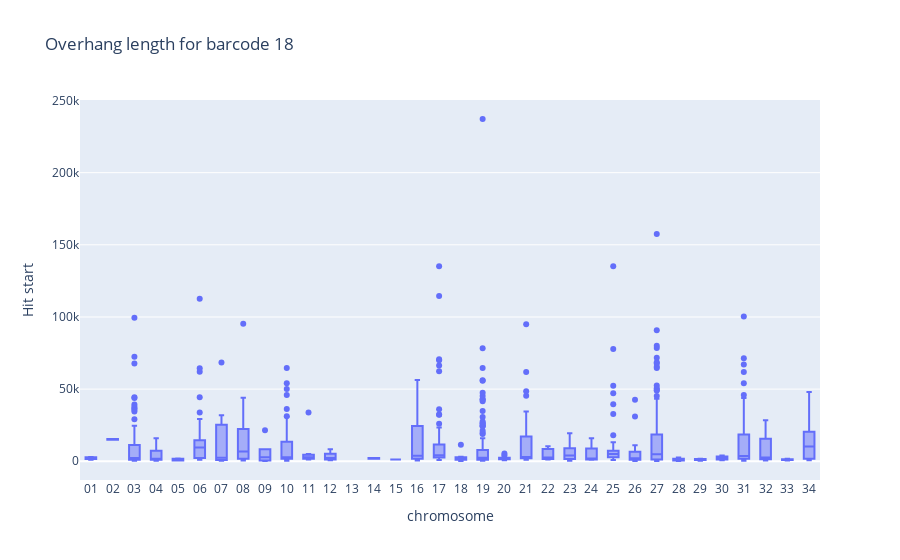

The code cell stored with this chart in its notebook:
### Code cell
boxbarcode("18")

### Figure 1 — Plotly figure (JSON) as saved in the notebook; plotly's stock layout.template omitted (floating-point values rounded to 4 significant figures; data arrays with more than 128 entries replaced by an {"elided": "..."} marker saying what was removed)
{"data": [{"alignmentgroup": "True", "boxpoints": "outliers", "hovertemplate": "<b>%{hovertext}</b><br><br>chromosome=%{x}<br>Hit start=%{y}<extra></extra>", "hovertext": {"elided": "949 str values"}, "legendgroup": "", "marker": {"color": "#636efa"}, "name": "", "notched": false, "offsetgroup": "", "orientation": "v", "showlegend": false, "type": "box", "x": {"elided": "949 str values"}, "x0": " ", "xaxis": "x", "y": {"elided": "949 int values"}, "y0": " ", "yaxis": "y"}], "layout": {"boxmode": "group", "legend": {"tracegroupgap": 0}, "title": {"text": "Overhang length for barcode 18"}, "xaxis": {"anchor": "y", "categoryarray": ["01", "02", "03", "04", "05", "06", "07", "08", "09", "10", "11", "12", "13", "14", "15", "16", "17", "18", "19", "20", "21", "22", "23", "24", "25", "26", "27", "28", "29", "30", "31", "32", "33", "34"], "categoryorder": "array", "domain": [0, 1], "title": {"text": "chromosome"}}, "yaxis": {"anchor": "x", "domain": [0, 1], "title": {"text": "Hit start"}}}}
